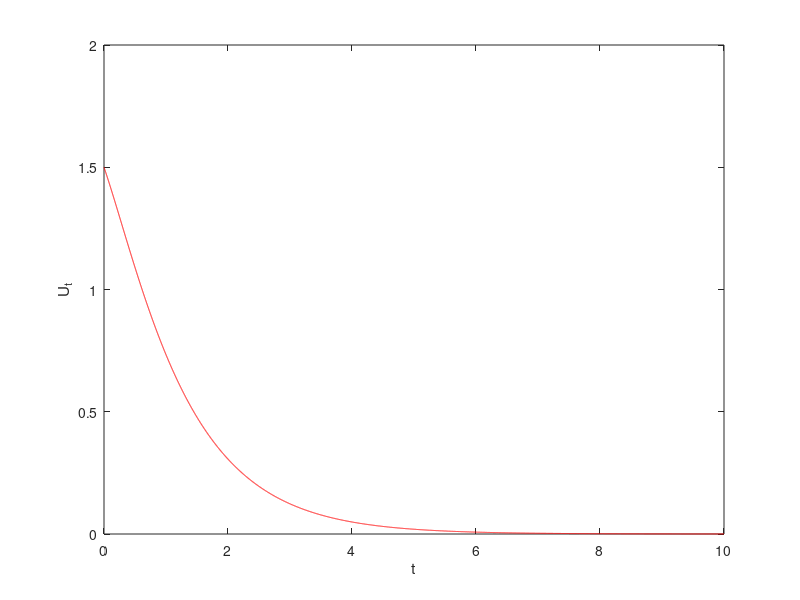

This figure's MATLAB source: (Note: this script raises an error after producing the figure.)
%explicit euler scheme with trapezium rule
clc,clear,close all


% define timestep
h=0.001;

%define parameters k u0
k=1; %1 0.1 0.01
u0=1.5; %0.1, 1, 2



% set up discrete timesteps
tsteps=(0:h:10)';
N=length(tsteps);

% initialise arrays to store numerical solutions and apply initial
% condition
uexp=zeros(N,1); uexp(1)=u0; trap(1)=0;

for n=1:N-1
    uexp(n+1)=uexp(n)+(h*uexp(n)/k)*(1-uexp(n)-trap(n));
    trap(n+1)=trap(n)+(h/2)*(uexp(n)+uexp(n+1));
end

figure
plot(tsteps,uexp,'r')
xlabel('t')
ylabel('U_t')

hold on

%%
u0=1;
uimp=zeros(N,1); uimp(1)=u0; trap(1)=0;
for n=1:N-1
    uimp(n+1)=qua((h/k)+((h^2)/(2*k)),1-(h/k)+(h*trap(n)/k)+((h^2)*uimp(n)/(2*k)),-1*uimp(n));
    trap(n+1)=trap(n)+(h/2)*(uimp(n)+uimp(n+1));
end

plot(tsteps,uimp,'b')
xlabel('t')
ylabel('U_t')


%%
%use newton's method
u0=2;
uimp2=zeros(N,1); trap=uimp2;
uimp2(1)=u0;
trap(1)=0;

for n=1:N-1
    [uimp2(n+1),trap(n+1)]=get_new(uimp2(n),trap(n),h,k);
end

plot(tsteps,uimp2,'k')
xlabel('t')
ylabel('U_t')
legend('Explicit Euler, u_0=0.1','Implicit Euler, u_0=1','Implicit2 Euler, u_0=2')


%%
function x= qua(a,b,c)
x = (-b + sqrt(b^2 - 4 * a * c))/(2*a);
%x = (-b - sqrt(b^2 - 4 * a * c))/(2*a);
end

function [u,v]=get_new(un,vn,h,k)

TOL=1e-10;
u=un; v=vn;
f=[u-un-(((h*u)*(1-u-v))/k); v-vn-((h*(un+u))/2)];
while norm(f)>TOL
    J=[1+(h/k)*v+((2*h*u)/k) (h*u)/k;(-1*h)/2  1];
    uk=[u;v]-J\f;
    u=uk(1); v=uk(2);
    f=[u-un-(((h*u)*(1-u-v))/k); v-vn-((h*(un+u))/2)];
end
    
end
